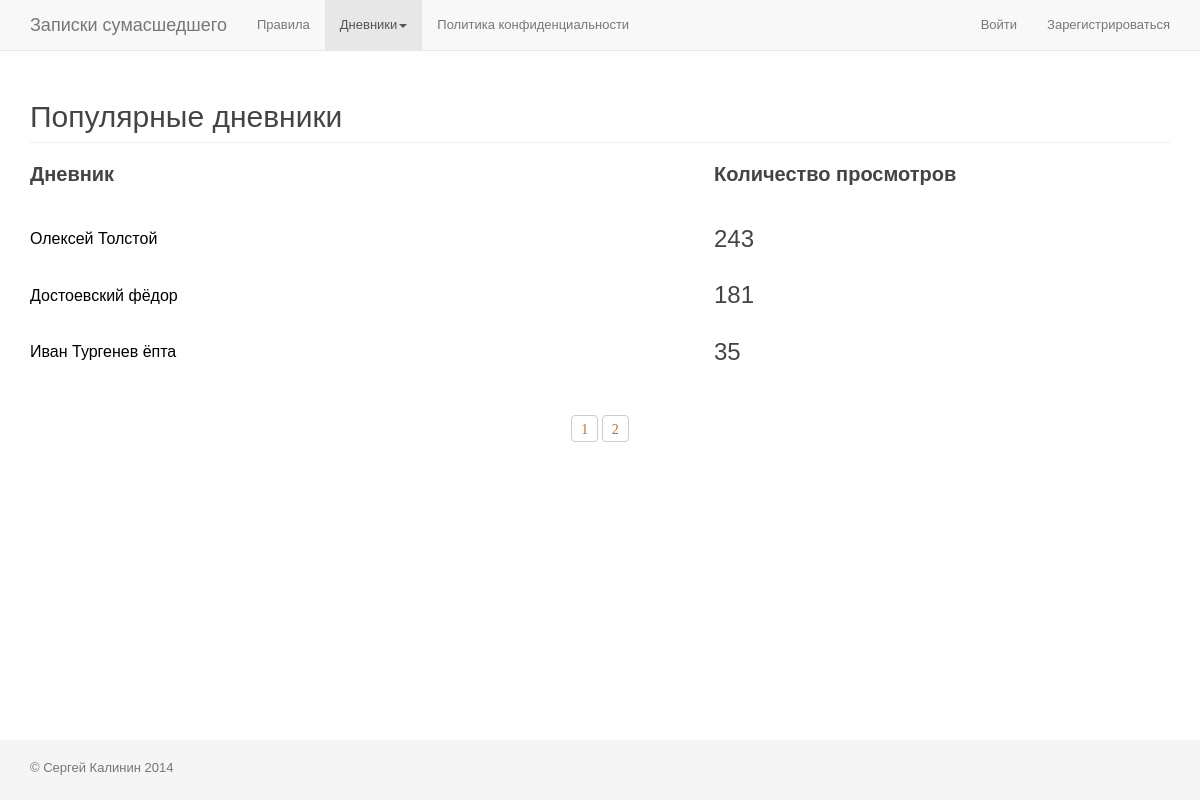
The page /most_popular_authors/ on the database as committed earlier.
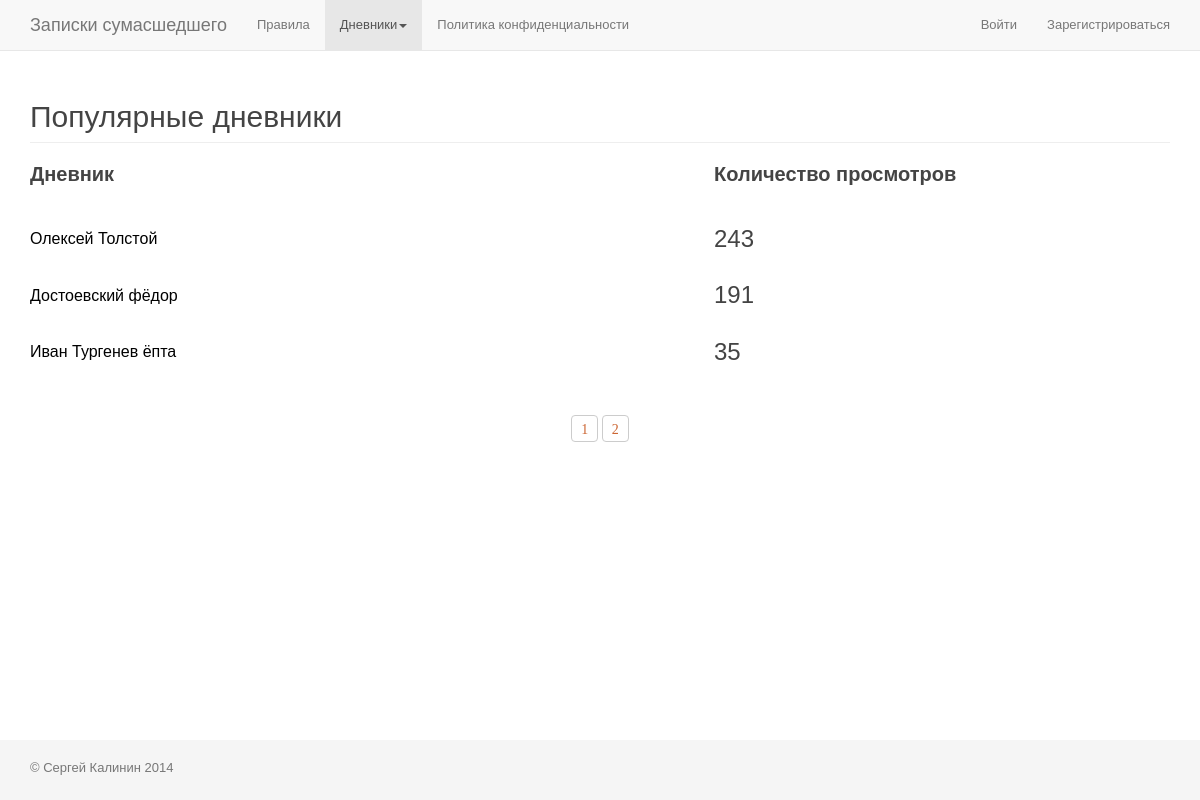
The same page on the database as committed later.
### app_accounts/models.py (models this page shows, shortened)
class UserProfile(User):
	gender = models.ForeignKey(
		Gender,
		verbose_name='Пол',
		blank=True,
		null=True,
	)
	nickname = models.CharField(
		'Отображаемое имя',
		max_length=50,
		blank=False,
	)
	phone = models.CharField(
		max_length=50,
		blank=False,
	)
	skype = models.CharField(
		max_length=50,
		blank=False,
	)
	other = models.TextField(
		max_length=500,
		blank=False,
	)
	avatar = models.ImageField(
		upload_to='userprofile/avatar/',
		blank=True,
		null=True,
	)
	views = models.IntegerField(
		default=0,
		null=False,
		blank=True,
	)
	objects = UserManager()
	@classmethod
	def get_popular_authors_entries(self):
		return self.objects.filter(is_active=1, is_superuser=0).order_by('-views')

### app_zapsum/views.py (the view)
# urls.py: url(r'^most_popular_authors/$', 'views.most_popular_authors', name='most_popular_authors'),
def most_popular_authors(request):
	popular_authors = UserProfile.get_popular_authors_entries()
	paginator = Paginator(popular_authors, 3)
	list_pages = paginator.page_range
	page = request.GET.get('page')
	try:
		popular_authors_paginated = paginator.page(page)
	except PageNotAnInteger:
		popular_authors_paginated = paginator.page(1)
	except EmptyPage:
		popular_authors_paginated = paginator.page(paginator.num_pages)
	last_page = list_pages[-1]
	first_page = list_pages[0]
	t = loader.get_template('page_most_popular_authors.html')
	c = RequestContext(request, {
		'popular_authors': popular_authors,
		'list_pages': list_pages,
		'popular_authors_paginated': popular_authors_paginated,
		'last_page': last_page,
		'first_page': first_page,
	}, [custom_proc])
	return HttpResponse(t.render(c))

### app_accounts/templatetags/tags_app_accounts.py (called while the page is built)
@register.inclusion_tag("part_auth_area.html")
def part_auth_area(user):
	if user:
		return {
			'is_authenticated': user.is_authenticated,
			'username': user.username,
			'user_id': user.pk,
		}

### app_zapsum/templatetags/tags_app_zapsum.py (called while the page is built)
@register.inclusion_tag("part_pagination.html")
def part_pagination(entries, list_pages, last_page, first_page):
	return {
		'entries_paginated': entries,
		'list_pages': list_pages,
		'last_page': last_page,
		'first_page': first_page,
	}

### app_zapsum/views.py (called while the page is built)
def custom_proc(request):
	return{
		'request': request,
	}

### app_zapsum/templates/page_most_popular_authors.html (shortened to what this page needs)
{% extends "page_base.html" %}
{% load tags_app_zapsum %}
{% block content %}
	<section class="section popular_authors">
		<div class="page-header">
			<h2>Популярные дневники</h2>
		</div>
		<table class="list_table">
			<thead>
				<tr>
					<td>Дневник</td>
					<td>Количество просмотров</td>
				</tr>
			</thead>
			<tbody>
				{% for entry in popular_authors_paginated %}
					<tr class="article author_line">
						<td class="cell_title">
							<a class="article_link" href="/profile/{{ entry.id }}/">
								{% if entry.nickname %}
									<h3 class="h3">{{ entry.nickname }}</h3>
								{% endif %}
							</a>
						</td>
						<td class="cell_actions">
							{% if entry.views %}
								<h3 class="h3">{{ entry.views }}</h3>
							{% endif %}
						</td>
					</tr>
				{% endfor %}
			</tbody>
		</table>
		{% part_pagination all_user_entries_paginated list_pages last_page first_page %}
	</section>
{% endblock %}

Rows that differ between the two databases and show on the page:
changed UserProfile "Достоевский фёдор": views "181" → "191"
